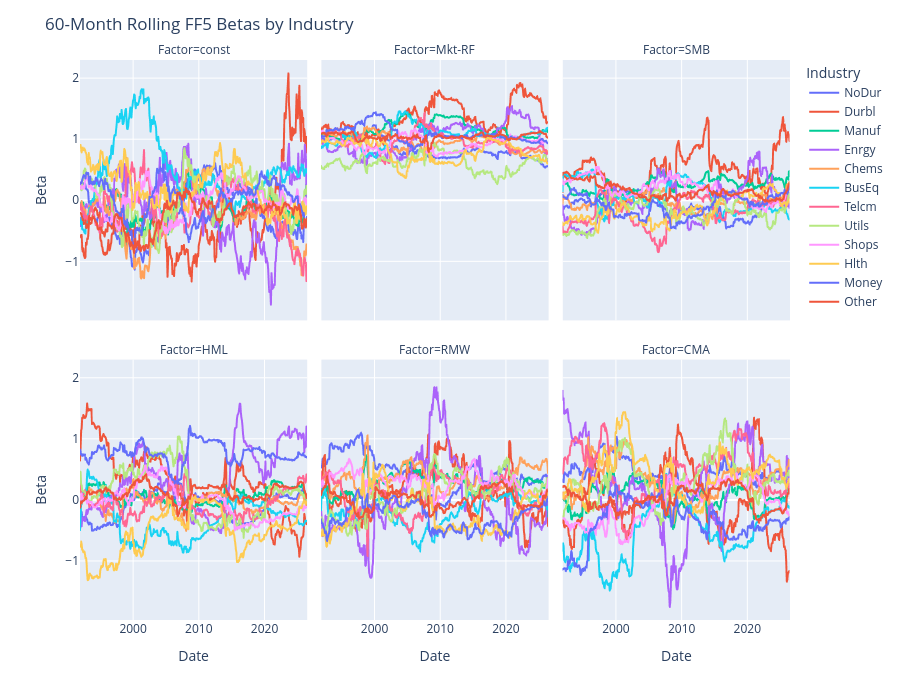

Write notebook code for a chart like this one.
### Code cell
import plotly.express as px

Tmp = RollingFF5.copy()

Tmp["Date"] = pd.to_datetime(Tmp["Date"].astype(str), format = "%Y%m")


Tmp = (Tmp
    .melt(id_vars = ["Date", "Industry"],
          value_vars = ["const", "Mkt-RF", "SMB", "HML", "RMW", "CMA"],
          var_name = "Factor",
          value_name = "Beta"))

fig = px.line(Tmp, x = "Date", y = "Beta", color = "Industry", facet_col = "Factor", facet_col_wrap = 3)
fig.update_layout(height = 700, title = "60-Month Rolling FF5 Betas by Industry")
fig.show()

### Figure 1 — Plotly figure (JSON) as saved in the notebook; plotly's stock layout.template omitted (floating-point values rounded to 4 significant figures; data arrays with more than 128 entries replaced by an {"elided": "..."} marker saying what was removed)
{"data": [{"hovertemplate": "Industry=NoDur<br>Factor=const<br>Date=%{x}<br>Beta=%{y}<extra></extra>", "legendgroup": "NoDur", "line": {"color": "#636efa", "dash": "solid"}, "marker": {"symbol": "circle"}, "mode": "lines", "name": "NoDur", "showlegend": true, "type": "scattergl", "x": {"elided": "416 str values"}, "xaxis": "x4", "y": {"elided": "416 float values"}, "yaxis": "y4"}, {"hovertemplate": "Industry=NoDur<br>Factor=Mkt-RF<br>Date=%{x}<br>Beta=%{y}<extra></extra>", "legendgroup": "NoDur", "line": {"color": "#636efa", "dash": "solid"}, "marker": {"symbol": "circle"}, "mode": "lines", "name": "NoDur", "showlegend": false, "type": "scattergl", "x": {"elided": "416 str values"}, "xaxis": "x5", "y": {"elided": "416 float values"}, "yaxis": "y5"}, {"hovertemplate": "Industry=NoDur<br>Factor=SMB<br>Date=%{x}<br>Beta=%{y}<extra></extra>", "legendgroup": "NoDur", "line": {"color": "#636efa", "dash": "solid"}, "marker": {"symbol": "circle"}, "mode": "lines", "name": "NoDur", "showlegend": false, "type": "scattergl", "x": {"elided": "416 str values"}, "xaxis": "x6", "y": {"elided": "416 float values"}, "yaxis": "y6"}, {"hovertemplate": "Industry=NoDur<br>Factor=HML<br>Date=%{x}<br>Beta=%{y}<extra></extra>", "legendgroup": "NoDur", "line": {"color": "#636efa", "dash": "solid"}, "marker": {"symbol": "circle"}, "mode": "lines", "name": "NoDur", "showlegend": false, "type": "scattergl", "x": {"elided": "416 str values"}, "xaxis": "x", "y": {"elided": "416 float values"}, "yaxis": "y"}, {"hovertemplate": "Industry=NoDur<br>Factor=RMW<br>Date=%{x}<br>Beta=%{y}<extra></extra>", "legendgroup": "NoDur", "line": {"color": "#636efa", "dash": "solid"}, "marker": {"symbol": "circle"}, "mode": "lines", "name": "NoDur", "showlegend": false, "type": "scattergl", "x": {"elided": "416 str values"}, "xaxis": "x2", "y": {"elided": "416 float values"}, "yaxis": "y2"}, {"hovertemplate": "Industry=NoDur<br>Factor=CMA<br>Date=%{x}<br>Beta=%{y}<extra></extra>", "legendgroup": "NoDur", "line": {"color": "#636efa", "dash": "solid"}, "marker": {"symbol": "circle"}, "mode": "lines", "name": "NoDur", "showlegend": false, "type": "scattergl", "x": {"elided": "416 str values"}, "xaxis": "x3", "y": {"elided": "416 float values"}, "yaxis": "y3"}, {"hovertemplate": "Industry=Durbl<br>Factor=const<br>Date=%{x}<br>Beta=%{y}<extra></extra>", "legendgroup": "Durbl", "line": {"color": "#EF553B", "dash": "solid"}, "marker": {"symbol": "circle"}, "mode": "lines", "name": "Durbl", "showlegend": true, "type": "scattergl", "x": {"elided": "416 str values"}, "xaxis": "x4", "y": {"elided": "416 float values"}, "yaxis": "y4"}, {"hovertemplate": "Industry=Durbl<br>Factor=Mkt-RF<br>Date=%{x}<br>Beta=%{y}<extra></extra>", "legendgroup": "Durbl", "line": {"color": "#EF553B", "dash": "solid"}, "marker": {"symbol": "circle"}, "mode": "lines", "name": "Durbl", "showlegend": false, "type": "scattergl", "x": {"elided": "416 str values"}, "xaxis": "x5", "y": {"elided": "416 float values"}, "yaxis": "y5"}, {"hovertemplate": "Industry=Durbl<br>Factor=SMB<br>Date=%{x}<br>Beta=%{y}<extra></extra>", "legendgroup": "Durbl", "line": {"color": "#EF553B", "dash": "solid"}, "marker": {"symbol": "circle"}, "mode": "lines", "name": "Durbl", "showlegend": false, "type": "scattergl", "x": {"elided": "416 str values"}, "xaxis": "x6", "y": {"elided": "416 float values"}, "yaxis": "y6"}, {"hovertemplate": "Industry=Durbl<br>Factor=HML<br>Date=%{x}<br>Beta=%{y}<extra></extra>", "legendgroup": "Durbl", "line": {"color": "#EF553B", "dash": "solid"}, "marker": {"symbol": "circle"}, "mode": "lines", "name": "Durbl", "showlegend": false, "type": "scattergl", "x": {"elided": "416 str values"}, "xaxis": "x", "y": {"elided": "416 float values"}, "yaxis": "y"}, {"hovertemplate": "Industry=Durbl<br>Factor=RMW<br>Date=%{x}<br>Beta=%{y}<extra></extra>", "legendgroup": "Durbl", "line": {"color": "#EF553B", "dash": "solid"}, "marker": {"symbol": "circle"}, "mode": "lines", "name": "Durbl", "showlegend": false, "type": "scattergl", "x": {"elided": "416 str values"}, "xaxis": "x2", "y": {"elided": "416 float values"}, "yaxis": "y2"}, {"hovertemplate": "Industry=Durbl<br>Factor=CMA<br>Date=%{x}<br>Beta=%{y}<extra></extra>", "legendgroup": "Durbl", "line": {"color": "#EF553B", "dash": "solid"}, "marker": {"symbol": "circle"}, "mode": "lines", "name": "Durbl", "showlegend": false, "type": "scattergl", "x": {"elided": "416 str values"}, "xaxis": "x3", "y": {"elided": "416 float values"}, "yaxis": "y3"}, {"hovertemplate": "Industry=Manuf<br>Factor=const<br>Date=%{x}<br>Beta=%{y}<extra></extra>", "legendgroup": "Manuf", "line": {"color": "#00cc96", "dash": "solid"}, "marker": {"symbol": "circle"}, "mode": "lines", "name": "Manuf", "showlegend": true, "type": "scattergl", "x": {"elided": "416 str values"}, "xaxis": "x4", "y": {"elided": "416 float values"}, "yaxis": "y4"}, {"hovertemplate": "Industry=Manuf<br>Factor=Mkt-RF<br>Date=%{x}<br>Beta=%{y}<extra></extra>", "legendgroup": "Manuf", "line": {"color": "#00cc96", "dash": "solid"}, "marker": {"symbol": "circle"}, "mode": "lines", "name": "Manuf", "showlegend": false, "type": "scattergl", "x": {"elided": "416 str values"}, "xaxis": "x5", "y": {"elided": "416 float values"}, "yaxis": "y5"}, {"hovertemplate": "Industry=Manuf<br>Factor=SMB<br>Date=%{x}<br>Beta=%{y}<extra></extra>", "legendgroup": "Manuf", "line": {"color": "#00cc96", "dash": "solid"}, "marker": {"symbol": "circle"}, "mode": "lines", "name": "Manuf", "showlegend": false, "type": "scattergl", "x": {"elided": "416 str values"}, "xaxis": "x6", "y": {"elided": "416 float values"}, "yaxis": "y6"}, {"hovertemplate": "Industry=Manuf<br>Factor=HML<br>Date=%{x}<br>Beta=%{y}<extra></extra>", "legendgroup": "Manuf", "line": {"color": "#00cc96", "dash": "solid"}, "marker": {"symbol": "circle"}, "mode": "lines", "name": "Manuf", "showlegend": false, "type": "scattergl", "x": {"elided": "416 str values"}, "xaxis": "x", "y": {"elided": "416 float values"}, "yaxis": "y"}, {"hovertemplate": "Industry=Manuf<br>Factor=RMW<br>Date=%{x}<br>Beta=%{y}<extra></extra>", "legendgroup": "Manuf", "line": {"color": "#00cc96", "dash": "solid"}, "marker": {"symbol": "circle"}, "mode": "lines", "name": "Manuf", "showlegend": false, "type": "scattergl", "x": {"elided": "416 str values"}, "xaxis": "x2", "y": {"elided": "416 float values"}, "yaxis": "y2"}, {"hovertemplate": "Industry=Manuf<br>Factor=CMA<br>Date=%{x}<br>Beta=%{y}<extra></extra>", "legendgroup": "Manuf", "line": {"color": "#00cc96", "dash": "solid"}, "marker": {"symbol": "circle"}, "mode": "lines", "name": "Manuf", "showlegend": false, "type": "scattergl", "x": {"elided": "416 str values"}, "xaxis": "x3", "y": {"elided": "416 float values"}, "yaxis": "y3"}, {"hovertemplate": "Industry=Enrgy<br>Factor=const<br>Date=%{x}<br>Beta=%{y}<extra></extra>", "legendgroup": "Enrgy", "line": {"color": "#ab63fa", "dash": "solid"}, "marker": {"symbol": "circle"}, "mode": "lines", "name": "Enrgy", "showlegend": true, "type": "scattergl", "x": {"elided": "416 str values"}, "xaxis": "x4", "y": {"elided": "416 float values"}, "yaxis": "y4"}, {"hovertemplate": "Industry=Enrgy<br>Factor=Mkt-RF<br>Date=%{x}<br>Beta=%{y}<extra></extra>", "legendgroup": "Enrgy", "line": {"color": "#ab63fa", "dash": "solid"}, "marker": {"symbol": "circle"}, "mode": "lines", "name": "Enrgy", "showlegend": false, "type": "scattergl", "x": {"elided": "416 str values"}, "xaxis": "x5", "y": {"elided": "416 float values"}, "yaxis": "y5"}, {"hovertemplate": "Industry=Enrgy<br>Factor=SMB<br>Date=%{x}<br>Beta=%{y}<extra></extra>", "legendgroup": "Enrgy", "line": {"color": "#ab63fa", "dash": "solid"}, "marker": {"symbol": "circle"}, "mode": "lines", "name": "Enrgy", "showlegend": false, "type": "scattergl", "x": {"elided": "416 str values"}, "xaxis": "x6", "y": {"elided": "416 float values"}, "yaxis": "y6"}, {"hovertemplate": "Industry=Enrgy<br>Factor=HML<br>Date=%{x}<br>Beta=%{y}<extra></extra>", "legendgroup": "Enrgy", "line": {"color": "#ab63fa", "dash": "solid"}, "marker": {"symbol": "circle"}, "mode": "lines", "name": "Enrgy", "showlegend": false, "type": "scattergl", "x": {"elided": "416 str values"}, "xaxis": "x", "y": {"elided": "416 float values"}, "yaxis": "y"}, {"hovertemplate": "Industry=Enrgy<br>Factor=RMW<br>Date=%{x}<br>Beta=%{y}<extra></extra>", "legendgroup": "Enrgy", "line": {"color": "#ab63fa", "dash": "solid"}, "marker": {"symbol": "circle"}, "mode": "lines", "name": "Enrgy", "showlegend": false, "type": "scattergl", "x": {"elided": "416 str values"}, "xaxis": "x2", "y": {"elided": "416 float values"}, "yaxis": "y2"}, {"hovertemplate": "Industry=Enrgy<br>Factor=CMA<br>Date=%{x}<br>Beta=%{y}<extra></extra>", "legendgroup": "Enrgy", "line": {"color": "#ab63fa", "dash": "solid"}, "marker": {"symbol": "circle"}, "mode": "lines", "name": "Enrgy", "showlegend": false, "type": "scattergl", "x": {"elided": "416 str values"}, "xaxis": "x3", "y": {"elided": "416 float values"}, "yaxis": "y3"}, {"hovertemplate": "Industry=Chems<br>Factor=const<br>Date=%{x}<br>Beta=%{y}<extra></extra>", "legendgroup": "Chems", "line": {"color": "#FFA15A", "dash": "solid"}, "marker": {"symbol": "circle"}, "mode": "lines", "name": "Chems", "showlegend": true, "type": "scattergl", "x": {"elided": "416 str values"}, "xaxis": "x4", "y": {"elided": "416 float values"}, "yaxis": "y4"}, {"hovertemplate": "Industry=Chems<br>Factor=Mkt-RF<br>Date=%{x}<br>Beta=%{y}<extra></extra>", "legendgroup": "Chems", "line": {"color": "#FFA15A", "dash": "solid"}, "marker": {"symbol": "circle"}, "mode": "lines", "name": "Chems", "showlegend": false, "type": "scattergl", "x": {"elided": "416 str values"}, "xaxis": "x5", "y": {"elided": "416 float values"}, "yaxis": "y5"}, {"hovertemplate": "Industry=Chems<br>Factor=SMB<br>Date=%{x}<br>Beta=%{y}<extra></extra>", "legendgroup": "Chems", "line": {"color": "#FFA15A", "dash": "solid"}, "marker": {"symbol": "circle"}, "mode": "lines", "name": "Chems", "showlegend": false, "type": "scattergl", "x": {"elided": "416 str values"}, "xaxis": "x6", "y": {"elided": "416 float values"}, "yaxis": "y6"}, {"hovertemplate": "Industry=Chems<br>Factor=HML<br>Date=%{x}<br>Beta=%{y}<extra></extra>", "legendgroup": "Chems", "line": {"color": "#FFA15A", "dash": "solid"}, "marker": {"symbol": "circle"}, "mode": "lines", "name": "Chems", "showlegend": false, "type": "scattergl", "x": {"elided": "416 str values"}, "xaxis": "x", "y": {"elided": "416 float values"}, "yaxis": "y"}, {"hovertemplate": "Industry=Chems<br>Factor=RMW<br>Date=%{x}<br>Beta=%{y}<extra></extra>", "legendgroup": "Chems", "line": {"color": "#FFA15A", "dash": "solid"}, "marker": {"symbol": "circle"}, "mode": "lines", "name": "Chems", "showlegend": false, "type": "scattergl", "x": {"elided": "416 str values"}, "xaxis": "x2", "y": {"elided": "416 float values"}, "yaxis": "y2"}, {"hovertemplate": "Industry=Chems<br>Factor=CMA<br>Date=%{x}<br>Beta=%{y}<extra></extra>", "legendgroup": "Chems", "line": {"color": "#FFA15A", "dash": "solid"}, "marker": {"symbol": "circle"}, "mode": "lines", "name": "Chems", "showlegend": false, "type": "scattergl", "x": {"elided": "416 str values"}, "xaxis": "x3", "y": {"elided": "416 float values"}, "yaxis": "y3"}, {"hovertemplate": "Industry=BusEq<br>Factor=const<br>Date=%{x}<br>Beta=%{y}<extra></extra>", "legendgroup": "BusEq", "line": {"color": "#19d3f3", "dash": "solid"}, "marker": {"symbol": "circle"}, "mode": "lines", "name": "BusEq", "showlegend": true, "type": "scattergl", "x": {"elided": "416 str values"}, "xaxis": "x4", "y": {"elided": "416 float values"}, "yaxis": "y4"}, {"hovertemplate": "Industry=BusEq<br>Factor=Mkt-RF<br>Date=%{x}<br>Beta=%{y}<extra></extra>", "legendgroup": "BusEq", "line": {"color": "#19d3f3", "dash": "solid"}, "marker": {"symbol": "circle"}, "mode": "lines", "name": "BusEq", "showlegend": false, "type": "scattergl", "x": {"elided": "416 str values"}, "xaxis": "x5", "y": {"elided": "416 float values"}, "yaxis": "y5"}, {"hovertemplate": "Industry=BusEq<br>Factor=SMB<br>Date=%{x}<br>Beta=%{y}<extra></extra>", "legendgroup": "BusEq", "line": {"color": "#19d3f3", "dash": "solid"}, "marker": {"symbol": "circle"}, "mode": "lines", "name": "BusEq", "showlegend": false, "type": "scattergl", "x": {"elided": "416 str values"}, "xaxis": "x6", "y": {"elided": "416 float values"}, "yaxis": "y6"}, {"hovertemplate": "Industry=BusEq<br>Factor=HML<br>Date=%{x}<br>Beta=%{y}<extra></extra>", "legendgroup": "BusEq", "line": {"color": "#19d3f3", "dash": "solid"}, "marker": {"symbol": "circle"}, "mode": "lines", "name": "BusEq", "showlegend": false, "type": "scattergl", "x": {"elided": "416 str values"}, "xaxis": "x", "y": {"elided": "416 float values"}, "yaxis": "y"}, {"hovertemplate": "Industry=BusEq<br>Factor=RMW<br>Date=%{x}<br>Beta=%{y}<extra></extra>", "legendgroup": "BusEq", "line": {"color": "#19d3f3", "dash": "solid"}, "marker": {"symbol": "circle"}, "mode": "lines", "name": "BusEq", "showlegend": false, "type": "scattergl", "x": {"elided": "416 str values"}, "xaxis": "x2", "y": {"elided": "416 float values"}, "yaxis": "y2"}, {"hovertemplate": "Industry=BusEq<br>Factor=CMA<br>Date=%{x}<br>Beta=%{y}<extra></extra>", "legendgroup": "BusEq", "line": {"color": "#19d3f3", "dash": "solid"}, "marker": {"symbol": "circle"}, "mode": "lines", "name": "BusEq", "showlegend": false, "type": "scattergl", "x": {"elided": "416 str values"}, "xaxis": "x3", "y": {"elided": "416 float values"}, "yaxis": "y3"}, {"hovertemplate": "Industry=Telcm<br>Factor=const<br>Date=%{x}<br>Beta=%{y}<extra></extra>", "legendgroup": "Telcm", "line": {"color": "#FF6692", "dash": "solid"}, "marker": {"symbol": "circle"}, "mode": "lines", "name": "Telcm", "showlegend": true, "type": "scattergl", "x": {"elided": "416 str values"}, "xaxis": "x4", "y": {"elided": "416 float values"}, "yaxis": "y4"}, {"hovertemplate": "Industry=Telcm<br>Factor=Mkt-RF<br>Date=%{x}<br>Beta=%{y}<extra></extra>", "legendgroup": "Telcm", "line": {"color": "#FF6692", "dash": "solid"}, "marker": {"symbol": "circle"}, "mode": "lines", "name": "Telcm", "showlegend": false, "type": "scattergl", "x": {"elided": "416 str values"}, "xaxis": "x5", "y": {"elided": "416 float values"}, "yaxis": "y5"}, {"hovertemplate": "Industry=Telcm<br>Factor=SMB<br>Date=%{x}<br>Beta=%{y}<extra></extra>", "legendgroup": "Telcm", "line": {"color": "#FF6692", "dash": "solid"}, "marker": {"symbol": "circle"}, "mode": "lines", "name": "Telcm", "showlegend": false, "type": "scattergl", "x": {"elided": "416 str values"}, "xaxis": "x6", "y": {"elided": "416 float values"}, "yaxis": "y6"}, {"hovertemplate": "Industry=Telcm<br>Factor=HML<br>Date=%{x}<br>Beta=%{y}<extra></extra>", "legendgroup": "Telcm", "line": {"color": "#FF6692", "dash": "solid"}, "marker": {"symbol": "circle"}, "mode": "lines", "name": "Telcm", "showlegend": false, "type": "scattergl", "x": {"elided": "416 str values"}, "xaxis": "x", "y": {"elided": "416 float values"}, "yaxis": "y"}, {"hovertemplate": "Industry=Telcm<br>Factor=RMW<br>Date=%{x}<br>Beta=%{y}<extra></extra>", "legendgroup": "Telcm", "line": {"color": "#FF6692", "dash": "solid"}, "marker": {"symbol": "circle"}, "mode": "lines", "name": "Telcm", "showlegend": false, "type": "scattergl", "x": {"elided": "416 str values"}, "xaxis": "x2", "y": {"elided": "416 float values"}, "yaxis": "y2"}, {"hovertemplate": "Industry=Telcm<br>Factor=CMA<br>Date=%{x}<br>Beta=%{y}<extra></extra>", "legendgroup": "Telcm", "line": {"color": "#FF6692", "dash": "solid"}, "marker": {"symbol": "circle"}, "mode": "lines", "name": "Telcm", "showlegend": false, "type": "scattergl", "x": {"elided": "416 str values"}, "xaxis": "x3", "y": {"elided": "416 float values"}, "yaxis": "y3"}, {"hovertemplate": "Industry=Utils<br>Factor=const<br>Date=%{x}<br>Beta=%{y}<extra></extra>", "legendgroup": "Utils", "line": {"color": "#B6E880", "dash": "solid"}, "marker": {"symbol": "circle"}, "mode": "lines", "name": "Utils", "showlegend": true, "type": "scattergl", "x": {"elided": "416 str values"}, "xaxis": "x4", "y": {"elided": "416 float values"}, "yaxis": "y4"}, {"hovertemplate": "Industry=Utils<br>Factor=Mkt-RF<br>Date=%{x}<br>Beta=%{y}<extra></extra>", "legendgroup": "Utils", "line": {"color": "#B6E880", "dash": "solid"}, "marker": {"symbol": "circle"}, "mode": "lines", "name": "Utils", "showlegend": false, "type": "scattergl", "x": {"elided": "416 str values"}, "xaxis": "x5", "y": {"elided": "416 float values"}, "yaxis": "y5"}, {"hovertemplate": "Industry=Utils<br>Factor=SMB<br>Date=%{x}<br>Beta=%{y}<extra></extra>", "legendgroup": "Utils", "line": {"color": "#B6E880", "dash": "solid"}, "marker": {"symbol": "circle"}, "mode": "lines", "name": "Utils", "showlegend": false, "type": "scattergl", "x": {"elided": "416 str values"}, "xaxis": "x6", "y": {"elided": "416 float values"}, "yaxis": "y6"}, {"hovertemplate": "Industry=Utils<br>Factor=HML<br>Date=%{x}<br>Beta=%{y}<extra></extra>", "legendgroup": "Utils", "line": {"color": "#B6E880", "dash": "solid"}, "marker": {"symbol": "circle"}, "mode": "lines", "name": "Utils", "showlegend": false, "type": "scattergl", "x": {"elided": "416 str values"}, "xaxis": "x", "y": {"elided": "416 float values"}, "yaxis": "y"}, {"hovertemplate": "Industry=Utils<br>Factor=RMW<br>Date=%{x}<br>Beta=%{y}<extra></extra>", "legendgroup": "Utils", "line": {"color": "#B6E880", "dash": "solid"}, "marker": {"symbol": "circle"}, "mode": "lines", "name": "Utils", "showlegend": false, "type": "scattergl", "x": {"elided": "416 str values"}, "xaxis": "x2", "y": {"elided": "416 float values"}, "yaxis": "y2"}, {"hovertemplate": "Industry=Utils<br>Factor=CMA<br>Date=%{x}<br>Beta=%{y}<extra></extra>", "legendgroup": "Utils", "line": {"color": "#B6E880", "dash": "solid"}, "marker": {"symbol": "circle"}, "mode": "lines", "name": "Utils", "showlegend": false, "type": "scattergl", "x": {"elided": "416 str values"}, "xaxis": "x3", "y": {"elided": "416 float values"}, "yaxis": "y3"}, {"hovertemplate": "Industry=Shops<br>Factor=const<br>Date=%{x}<br>Beta=%{y}<extra></extra>", "legendgroup": "Shops", "line": {"color": "#FF97FF", "dash": "solid"}, "marker": {"symbol": "circle"}, "mode": "lines", "name": "Shops", "showlegend": true, "type": "scattergl", "x": {"elided": "416 str values"}, "xaxis": "x4", "y": {"elided": "416 float values"}, "yaxis": "y4"}, {"hovertemplate": "Industry=Shops<br>Factor=Mkt-RF<br>Date=%{x}<br>Beta=%{y}<extra></extra>", "legendgroup": "Shops", "line": {"color": "#FF97FF", "dash": "solid"}, "marker": {"symbol": "circle"}, "mode": "lines", "name": "Shops", "showlegend": false, "type": "scattergl", "x": {"elided": "416 str values"}, "xaxis": "x5", "y": {"elided": "416 float values"}, "yaxis": "y5"}, {"hovertemplate": "Industry=Shops<br>Factor=SMB<br>Date=%{x}<br>Beta=%{y}<extra></extra>", "legendgroup": "Shops", "line": {"color": "#FF97FF", "dash": "solid"}, "marker": {"symbol": "circle"}, "mode": "lines", "name": "Shops", "showlegend": false, "type": "scattergl", "x": {"elided": "416 str values"}, "xaxis": "x6", "y": {"elided": "416 float values"}, "yaxis": "y6"}, {"hovertemplate": "Industry=Shops<br>Factor=HML<br>Date=%{x}<br>Beta=%{y}<extra></extra>", "legendgroup": "Shops", "line": {"color": "#FF97FF", "dash": "solid"}, "marker": {"symbol": "circle"}, "mode": "lines", "name": "Shops", "showlegend": false, "type": "scattergl", "x": {"elided": "416 str values"}, "xaxis": "x", "y": {"elided": "416 float values"}, "yaxis": "y"}, {"hovertemplate": "Industry=Shops<br>Factor=RMW<br>Date=%{x}<br>Beta=%{y}<extra></extra>", "legendgroup": "Shops", "line": {"color": "#FF97FF", "dash": "solid"}, "marker": {"symbol": "circle"}, "mode": "lines", "name": "Shops", "showlegend": false, "type": "scattergl", "x": {"elided": "416 str values"}, "xaxis": "x2", "y": {"elided": "416 float values"}, "yaxis": "y2"}, {"hovertemplate": "Industry=Shops<br>Factor=CMA<br>Date=%{x}<br>Beta=%{y}<extra></extra>", "legendgroup": "Shops", "line": {"color": "#FF97FF", "dash": "solid"}, "marker": {"symbol": "circle"}, "mode": "lines", "name": "Shops", "showlegend": false, "type": "scattergl", "x": {"elided": "416 str values"}, "xaxis": "x3", "y": {"elided": "416 float values"}, "yaxis": "y3"}, {"hovertemplate": "Industry=Hlth<br>Factor=const<br>Date=%{x}<br>Beta=%{y}<extra></extra>", "legendgroup": "Hlth", "line": {"color": "#FECB52", "dash": "solid"}, "marker": {"symbol": "circle"}, "mode": "lines", "name": "Hlth", "showlegend": true, "type": "scattergl", "x": {"elided": "416 str values"}, "xaxis": "x4", "y": {"elided": "416 float values"}, "yaxis": "y4"}, {"hovertemplate": "Industry=Hlth<br>Factor=Mkt-RF<br>Date=%{x}<br>Beta=%{y}<extra></extra>", "legendgroup": "Hlth", "line": {"color": "#FECB52", "dash": "solid"}, "marker": {"symbol": "circle"}, "mode": "lines", "name": "Hlth", "showlegend": false, "type": "scattergl", "x": {"elided": "416 str values"}, "xaxis": "x5", "y": {"elided": "416 float values"}, "yaxis": "y5"}, {"hovertemplate": "Industry=Hlth<br>Factor=SMB<br>Date=%{x}<br>Beta=%{y}<extra></extra>", "legendgroup": "Hlth", "line": {"color": "#FECB52", "dash": "solid"}, "marker": {"symbol": "circle"}, "mode": "lines", "name": "Hlth", "showlegend": false, "type": "scattergl", "x": {"elided": "416 str values"}, "xaxis": "x6", "y": {"elided": "416 float values"}, "yaxis": "y6"}, {"hovertemplate": "Industry=Hlth<br>Factor=HML<br>Date=%{x}<br>Beta=%{y}<extra></extra>", "legendgroup": "Hlth", "line": {"color": "#FECB52", "dash": "solid"}, "marker": {"symbol": "circle"}, "mode": "lines", "name": "Hlth", "showlegend": false, "type": "scattergl", "x": {"elided": "416 str values"}, "xaxis": "x", "y": {"elided": "416 float values"}, "yaxis": "y"}, {"hovertemplate": "Industry=Hlth<br>Factor=RMW<br>Date=%{x}<br>Beta=%{y}<extra></extra>", "legendgroup": "Hlth", "line": {"color": "#FECB52", "dash": "solid"}, "marker": {"symbol": "circle"}, "mode": "lines", "name": "Hlth", "showlegend": false, "type": "scattergl", "x": {"elided": "416 str values"}, "xaxis": "x2", "y": {"elided": "416 float values"}, "yaxis": "y2"}, {"hovertemplate": "Industry=Hlth<br>Factor=CMA<br>Date=%{x}<br>Beta=%{y}<extra></extra>", "legendgroup": "Hlth", "line": {"color": "#FECB52", "dash": "solid"}, "marker": {"symbol": "circle"}, "mode": "lines", "name": "Hlth", "showlegend": false, "type": "scattergl", "x": {"elided": "416 str values"}, "xaxis": "x3", "y": {"elided": "416 float values"}, "yaxis": "y3"}, {"hovertemplate": "Industry=Money<br>Factor=const<br>Date=%{x}<br>Beta=%{y}<extra></extra>", "legendgroup": "Money", "line": {"color": "#636efa", "dash": "solid"}, "marker": {"symbol": "circle"}, "mode": "lines", "name": "Money", "showlegend": true, "type": "scattergl", "x": {"elided": "416 str values"}, "xaxis": "x4", "y": {"elided": "416 float values"}, "yaxis": "y4"}, {"hovertemplate": "Industry=Money<br>Factor=Mkt-RF<br>Date=%{x}<br>Beta=%{y}<extra></extra>", "legendgroup": "Money", "line": {"color": "#636efa", "dash": "solid"}, "marker": {"symbol": "circle"}, "mode": "lines", "name": "Money", "showlegend": false, "type": "scattergl", "x": {"elided": "416 str values"}, "xaxis": "x5", "y": {"elided": "416 float values"}, "yaxis": "y5"}, {"hovertemplate": "Industry=Money<br>Factor=SMB<br>Date=%{x}<br>Beta=%{y}<extra></extra>", "legendgroup": "Money", "line": {"color": "#636efa", "dash": "solid"}, "marker": {"symbol": "circle"}, "mode": "lines", "name": "Money", "showlegend": false, "type": "scattergl", "x": {"elided": "416 str values"}, "xaxis": "x6", "y": {"elided": "416 float values"}, "yaxis": "y6"}, {"hovertemplate": "Industry=Money<br>Factor=HML<br>Date=%{x}<br>Beta=%{y}<extra></extra>", "legendgroup": "Money", "line": {"color": "#636efa", "dash": "solid"}, "marker": {"symbol": "circle"}, "mode": "lines", "name": "Money", "showlegend": false, "type": "scattergl", "x": {"elided": "416 str values"}, "xaxis": "x", "y": {"elided": "416 float values"}, "yaxis": "y"}, {"hovertemplate": "Industry=Money<br>Factor=RMW<br>Date=%{x}<br>Beta=%{y}<extra></extra>", "legendgroup": "Money", "line": {"color": "#636efa", "dash": "solid"}, "marker": {"symbol": "circle"}, "mode": "lines", "name": "Money", "showlegend": false, "type": "scattergl", "x": {"elided": "416 str values"}, "xaxis": "x2", "y": {"elided": "416 float values"}, "yaxis": "y2"}, {"hovertemplate": "Industry=Money<br>Factor=CMA<br>Date=%{x}<br>Beta=%{y}<extra></extra>", "legendgroup": "Money", "line": {"color": "#636efa", "dash": "solid"}, "marker": {"symbol": "circle"}, "mode": "lines", "name": "Money", "showlegend": false, "type": "scattergl", "x": {"elided": "416 str values"}, "xaxis": "x3", "y": {"elided": "416 float values"}, "yaxis": "y3"}, {"hovertemplate": "Industry=Other<br>Factor=const<br>Date=%{x}<br>Beta=%{y}<extra></extra>", "legendgroup": "Other", "line": {"color": "#EF553B", "dash": "solid"}, "marker": {"symbol": "circle"}, "mode": "lines", "name": "Other", "showlegend": true, "type": "scattergl", "x": {"elided": "416 str values"}, "xaxis": "x4", "y": {"elided": "416 float values"}, "yaxis": "y4"}, {"hovertemplate": "Industry=Other<br>Factor=Mkt-RF<br>Date=%{x}<br>Beta=%{y}<extra></extra>", "legendgroup": "Other", "line": {"color": "#EF553B", "dash": "solid"}, "marker": {"symbol": "circle"}, "mode": "lines", "name": "Other", "showlegend": false, "type": "scattergl", "x": {"elided": "416 str values"}, "xaxis": "x5", "y": {"elided": "416 float values"}, "yaxis": "y5"}, {"hovertemplate": "Industry=Other<br>Factor=SMB<br>Date=%{x}<br>Beta=%{y}<extra></extra>", "legendgroup": "Other", "line": {"color": "#EF553B", "dash": "solid"}, "marker": {"symbol": "circle"}, "mode": "lines", "name": "Other", "showlegend": false, "type": "scattergl", "x": {"elided": "416 str values"}, "xaxis": "x6", "y": {"elided": "416 float values"}, "yaxis": "y6"}, {"hovertemplate": "Industry=Other<br>Factor=HML<br>Date=%{x}<br>Beta=%{y}<extra></extra>", "legendgroup": "Other", "line": {"color": "#EF553B", "dash": "solid"}, "marker": {"symbol": "circle"}, "mode": "lines", "name": "Other", "showlegend": false, "type": "scattergl", "x": {"elided": "416 str values"}, "xaxis": "x", "y": {"elided": "416 float values"}, "yaxis": "y"}, {"hovertemplate": "Industry=Other<br>Factor=RMW<br>Date=%{x}<br>Beta=%{y}<extra></extra>", "legendgroup": "Other", "line": {"color": "#EF553B", "dash": "solid"}, "marker": {"symbol": "circle"}, "mode": "lines", "name": "Other", "showlegend": false, "type": "scattergl", "x": {"elided": "416 str values"}, "xaxis": "x2", "y": {"elided": "416 float values"}, "yaxis": "y2"}, {"hovertemplate": "Industry=Other<br>Factor=CMA<br>Date=%{x}<br>Beta=%{y}<extra></extra>", "legendgroup": "Other", "line": {"color": "#EF553B", "dash": "solid"}, "marker": {"symbol": "circle"}, "mode": "lines", "name": "Other", "showlegend": false, "type": "scattergl", "x": {"elided": "416 str values"}, "xaxis": "x3", "y": {"elided": "416 float values"}, "yaxis": "y3"}], "layout": {"annotations": [{"font": {}, "showarrow": false, "text": "Factor=HML", "x": 0.16, "xanchor": "center", "xref": "paper", "y": 0.465, "yanchor": "bottom", "yref": "paper"}, {"font": {}, "showarrow": false, "text": "Factor=RMW", "x": 0.5, "xanchor": "center", "xref": "paper", "y": 0.465, "yanchor": "bottom", "yref": "paper"}, {"font": {}, "showarrow": false, "text": "Factor=CMA", "x": 0.84, "xanchor": "center", "xref": "paper", "y": 0.465, "yanchor": "bottom", "yref": "paper"}, {"font": {}, "showarrow": false, "text": "Factor=const", "x": 0.16, "xanchor": "center", "xref": "paper", "y": 1.0, "yanchor": "bottom", "yref": "paper"}, {"font": {}, "showarrow": false, "text": "Factor=Mkt-RF", "x": 0.5, "xanchor": "center", "xref": "paper", "y": 1.0, "yanchor": "bottom", "yref": "paper"}, {"font": {}, "showarrow": false, "text": "Factor=SMB", "x": 0.84, "xanchor": "center", "xref": "paper", "y": 1.0, "yanchor": "bottom", "yref": "paper"}], "height": 700, "legend": {"title": {"text": "Industry"}, "tracegroupgap": 0}, "margin": {"t": 60}, "title": {"text": "60-Month Rolling FF5 Betas by Industry"}, "xaxis": {"anchor": "y", "domain": [0, 0.32], "title": {"text": "Date"}}, "xaxis2": {"anchor": "y2", "domain": [0.34, 0.66], "matches": "x", "title": {"text": "Date"}}, "xaxis3": {"anchor": "y3", "domain": [0.68, 1.0], "matches": "x", "title": {"text": "Date"}}, "xaxis4": {"anchor": "y4", "domain": [0, 0.32], "matches": "x", "showticklabels": false}, "xaxis5": {"anchor": "y5", "domain": [0.34, 0.66], "matches": "x", "showticklabels": false}, "xaxis6": {"anchor": "y6", "domain": [0.68, 1.0], "matches": "x", "showticklabels": false}, "yaxis": {"anchor": "x", "domain": [0, 0.465], "title": {"text": "Beta"}}, "yaxis2": {"anchor": "x2", "domain": [0, 0.465], "matches": "y", "showticklabels": false}, "yaxis3": {"anchor": "x3", "domain": [0, 0.465], "matches": "y", "showticklabels": false}, "yaxis4": {"anchor": "x4", "domain": [0.535, 1.0], "matches": "y", "title": {"text": "Beta"}}, "yaxis5": {"anchor": "x5", "domain": [0.535, 1.0], "matches": "y", "showticklabels": false}, "yaxis6": {"anchor": "x6", "domain": [0.535, 1.0], "matches": "y", "showticklabels": false}}}
